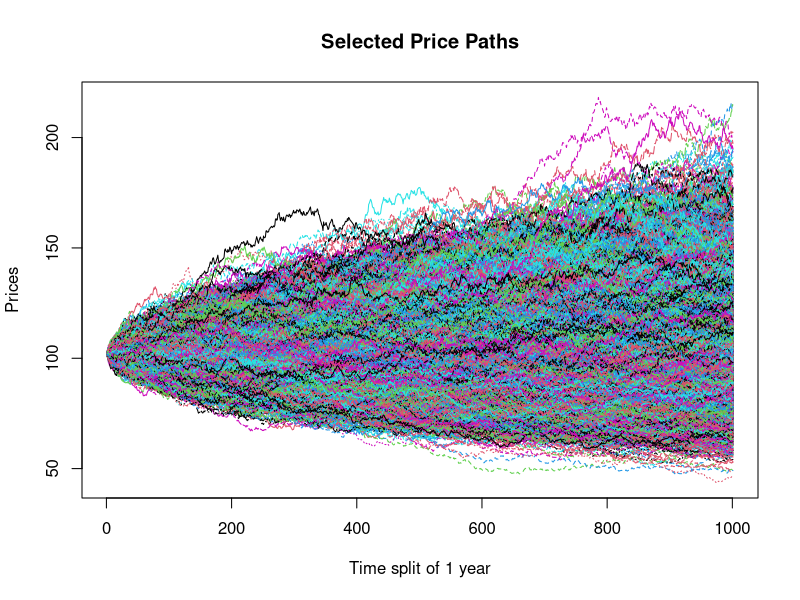

Source code (R): (Note: a time limit stopped this script after it produced the figure.)
library("dplyr") 

asset.paths <- function(s0, mu, sigma, nsims, periods) 
{
  nsteps = length(periods)
  dt = c(periods[1], diff(periods))
  drift = mu - 0.5 * sigma^2
  temp = matrix(exp(drift * dt + sigma * sqrt(dt) * rnorm(nsteps * nsims)), nc=nsims)
  for(i in 2:nsteps) temp[i,] = temp[i,] * temp[(i-1),]
  s0 * temp
} 


S =102
K = 105
mu = 0.02
r = 0.05
sigma = 0.2
N = 10000
T = 1000
# Single Asset for 10 years
p = (0:T)/T
prices = asset.paths(S, mu, sigma, N, p)

# plot
matplot(prices, type='l', xlab='Time split of 1 year', ylab='Prices',
        main='Selected Price Paths')

call = array(numeric(), c(T+1, N)) 
put = array(numeric(), c(T+1, N)) 

t = (0:T)/T
tt = 1 - t
ttt = tt
for(i in 2:N){
  ttt = ttt = cbind(ttt, tt)
}
  
S = prices

ST = S[T+1,]
for(i in 1:T){
  ST = rbind(ST, S[T+1,])
}


# european call
d1 <- (log(S/K) + (r + sigma^2/2) * ttt)/(sigma * sqrt(ttt))
d2 <- d1 - sigma * sqrt(ttt)
phid1 <- pnorm(d1)
call_price <- S * phid1 - K * exp(-r * ttt) * pnorm(d2)
simulated_call_payoffs <- exp(-r*ttt)*pmax(ST-K,0)
pl_call <- simulated_call_payoffs - call_price

matplot(call_price, type='l', xlab='Time split of 1 year', ylab='Call options prices',
        main='Call options prices in one year')

matplot(simulated_call_payoffs, type='l', xlab='Time split of 1 year', ylab='Simulated call payoffs',
        main='Call options payout in one year')

matplot(pl_call, type='l', xlab='Time split of 1 year', ylab='Profit & loss',
        main='Simulated call profit & loss')


# european put
d11 <- (log(S/K) + (r + sigma^2/2) * ttt)/(sigma * sqrt(ttt))
d22 <- d1 - sigma * sqrt(ttt)
phimd11 <- pnorm(-d11)
put_price <- -S * phimd11 + K * exp(-r * ttt) * pnorm(-d22)
simulated_put_payoffs <- exp(-r*ttt)*pmax(K-ST,0)
pl_put <- simulated_put_payoffs - put_price

matplot(put_price, type='l', xlab='Time split of 1 year', ylab='Put options prices',
        main='Put options prices in one year')

matplot(simulated_put_payoffs, type='l', xlab='Time split of 1 year', ylab='Simulated put payoffs',
        main='Put options payout in one year')

matplot(pl_put, type='l', xlab='Time split of 1 year', ylab='Simulated put profit & loss',
        main='Selected Price Paths')


# portfoilio of 1 put & 1 call
a = 0.1
b =  1 - a
price <- a * call_price + b * put_price
pay_off <- a * simulated_call_payoffs + b * simulated_put_payoffs
pl <- pay_off -  price

matplot(pl, type='l', xlab='Time split of 1 year', ylab='Simulated put profit & loss',
        main='Selected Price Paths')


alpha = 0.95
alpha_index = floor(length(pl[1, ]) * (1 - alpha))
var = rep(1, 1001) 
for(i in 1:length(pl[,1])){
  var[i] = -sort(pl[i,])[alpha_index]
}


hist(pl[1,], col="red", main = 'Profit & loss histogram', xlab = 'Profit & loss')

matplot(var, type='l', xlab='Time split of 1 year', ylab='Simulated Var(95)',
        main='Selected Price Paths')
